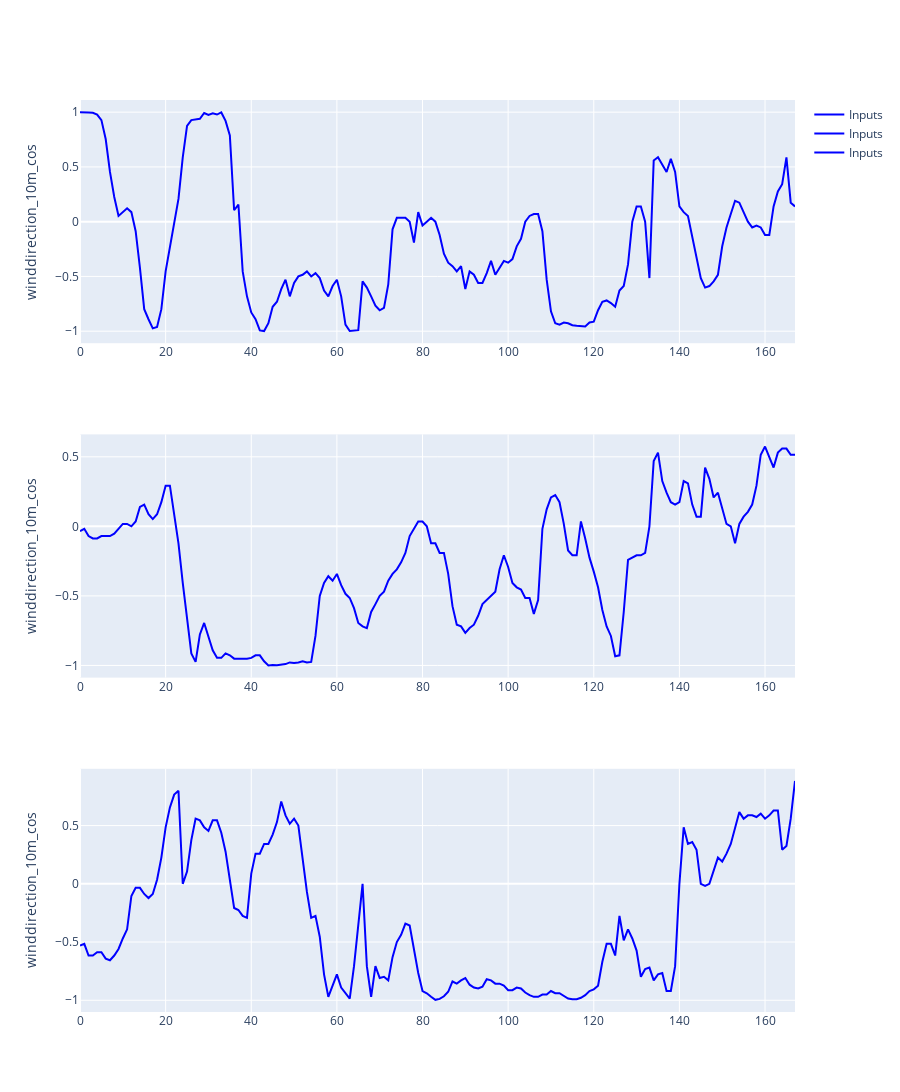

This figure's notebook cell:
### Code cell
windowGenerator.plot(plot_col="winddirection_10m_cos")

### Figure 1 — Plotly figure (JSON) as saved in the notebook; plotly's stock layout.template omitted (floating-point values rounded to 4 significant figures; data arrays with more than 128 entries replaced by an {"elided": "..."} marker saying what was removed)
{"data": [{"marker": {"color": "blue"}, "name": "Inputs", "type": "scatter", "x": {"elided": "168 int values"}, "xaxis": "x", "y": {"elided": "168 float values"}, "yaxis": "y"}, {"marker": {"color": "blue"}, "name": "Inputs", "type": "scatter", "x": {"elided": "168 int values"}, "xaxis": "x2", "y": {"elided": "168 float values"}, "yaxis": "y2"}, {"marker": {"color": "blue"}, "name": "Inputs", "type": "scatter", "x": {"elided": "168 int values"}, "xaxis": "x3", "y": {"elided": "168 float values"}, "yaxis": "y3"}], "layout": {"height": 1200, "xaxis": {"anchor": "y", "domain": [0, 1]}, "xaxis2": {"anchor": "y2", "domain": [0, 1]}, "xaxis3": {"anchor": "y3", "domain": [0, 1]}, "yaxis": {"anchor": "x", "domain": [0.7333, 1], "title": {"text": "winddirection_10m_cos"}}, "yaxis2": {"anchor": "x2", "domain": [0.3667, 0.6333], "title": {"text": "winddirection_10m_cos"}}, "yaxis3": {"anchor": "x3", "domain": [0, 0.2667], "title": {"text": "winddirection_10m_cos"}}}}
